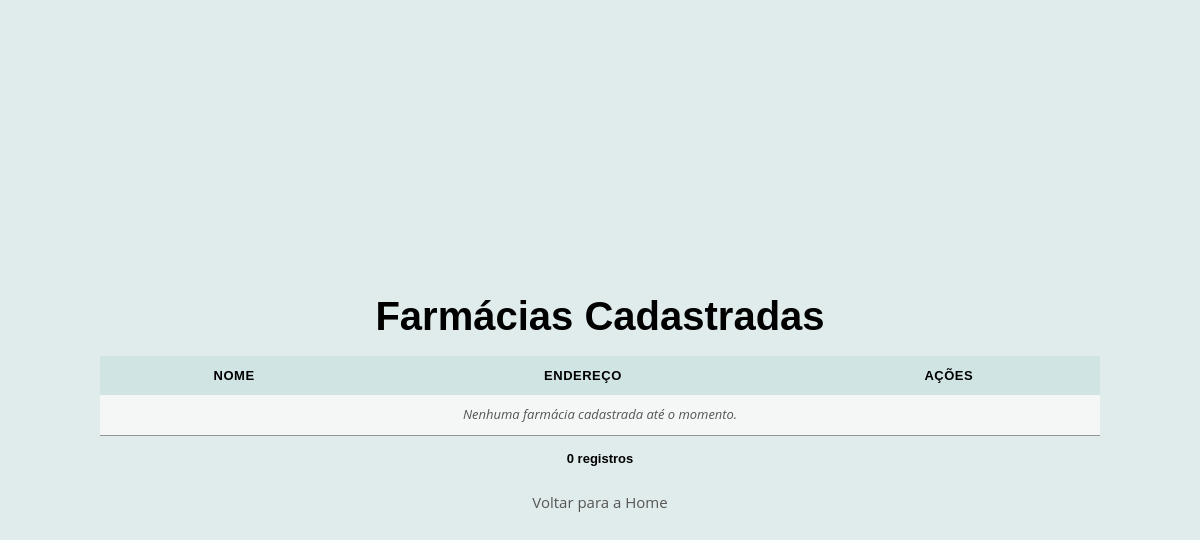
The page /farmacia/listar/ on the database as committed earlier.
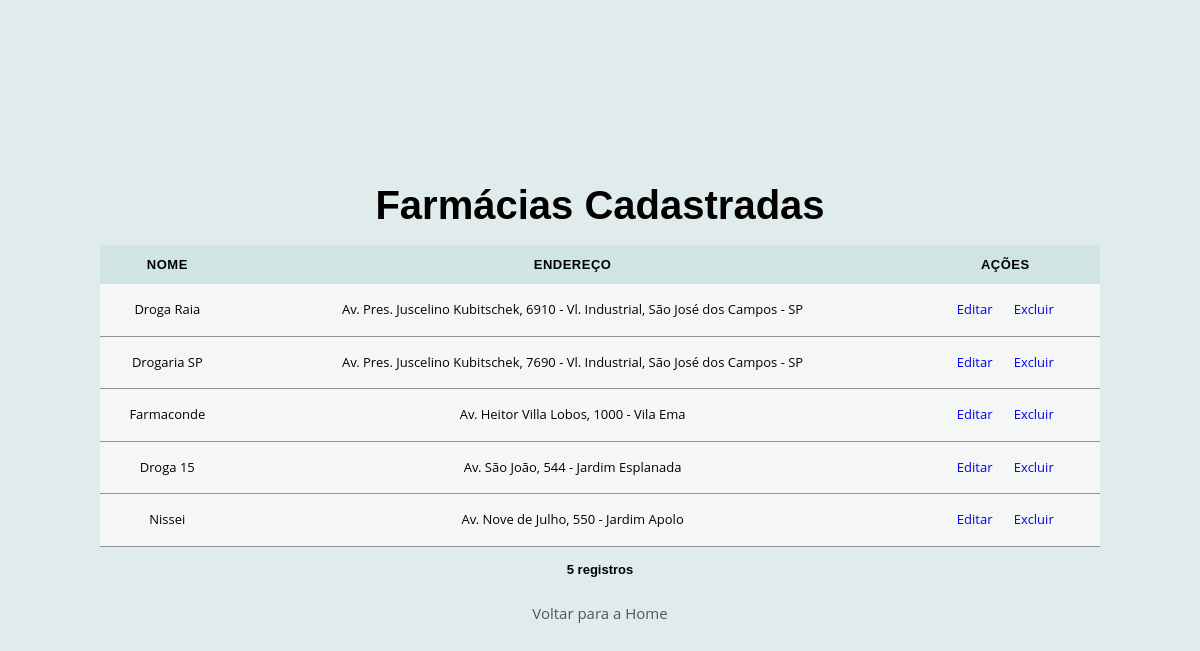
The same page on the database as committed later.
### farmacia/models.py (models this page shows, shortened)
class Farmacia(models.Model):
    nome = models.CharField('Nome', max_length=100, unique=True)
    endereco = models.CharField('Endereço', max_length=255)
    class Meta:
        constraints = [
            models.UniqueConstraint(
                fields=['nome', 'endereco'],
                name='unique_farmacia_endereco'
            )
        ]

### farmacia/views.py (the view)
# urls.py: path('listar/', views.listar, name='listar'),
def listar(request):
    farmacias = Farmacia.objects.all()
    return render(
        request, 'farmacia/listar.html', {'farmacias': farmacias})

### farmacia/templates/farmacia/listar.html (shortened to what this page needs)
{% load static %}
<!DOCTYPE html>
<html lang="pt-BR">
  <head>
    <link rel="stylesheet" href="{% static 'css/global.css' %}">
    <link rel="stylesheet" href="{% static 'css/forms.css' %}">
    <link rel="stylesheet" href="{% static 'css/tables.css' %}">
  </head>
  <body id="body" class="main-bg main-content">
    <section id="lista-farmacias" class="main-content section-page">
      <div>
        <h3>Farmácias Cadastradas</h3>
      </div>
      <div>
        <table class="tabela">
          <thead>
            <tr>
              <th>Nome</th>
              <th>Endereço</th>
              <th>Ações</th>
            </tr>
          </thead>
          <tbody>
            {% for farmacia in farmacias %}
            <tr>
              <td>{{ farmacia.nome }}</td>
              <td>{{ farmacia.endereco }}</td>
              <td>
                <a href="{% url 'farmacia:atualizar' farmacia.id %}" class="btn-editar" onclick="return confirm('ATENÇÃO: Deseja realmente EDITAR a farmácia &quot;{{ farmacia.nome }}&quot;?')">Editar</a>
                <a href="{% url 'farmacia:deletar' farmacia.id %}" class="btn-excluir" onclick="return confirm('ATENÇÃO: Deseja realmente EXCLUIR a farmácia &quot;{{ farmacia.nome }}&quot;?')">Excluir</a>
              </td>
            </tr>
            {% empty %}
            <tr>
              <td colspan="3" class="td-colspan">Nenhuma farmácia cadastrada até o momento.</td>
            </tr>
            {% endfor %}
          </tbody>
        </table>
        <span class="span">{{ farmacias|length }} registros</span>
        <a href="{% url 'base:index' %}" class="link-voltar">Voltar para a Home</a>
      </div>
    </section>
  </body>
</html>

### base/static/css/global.css (style rules this page uses)
:root { --primary-color: #e0ebeb; --black: #000; --white: #fff; --gap: 6rem; }
* { margin: 0; padding: 0; box-sizing: border-box; }
html { font-size: 62.5%; scroll-behavior: smooth; scroll-snap-type: y mandatory; scroll-padding-top: 2rem; }
#body { font-family: "Open Sans", sans-serif; font-size: 1.6rem; line-height: 1.5; max-width: 100%; background-color: var(--primary-color); }
h1, h2, h3 { font-family: "Montserrat", sans-serif; }
h3 { font-size: 4rem; }
.main-bg { color: var(--black); }
.main-content { max-width: 100rem; margin: 0 auto; }
.section-page { min-height: 100vh; display: flex; flex-direction: column; justify-content: center; text-align: center; }

### base/static/css/forms.css (style rules this page uses)
:root { --success-color: #145924; --success-bg: #cce9d3; --success-border: #84ab8e; --error-color: #741720; --error-bg: #f3d4d6; --error-border: #cfaaad; }

### base/static/css/tables.css (style rules this page uses)
:root { --tabela-bg: #f5f6f6; --th-bg: #d1e4e4; --tr-hover-bg: #e5eeee; --td-border: #929595; --btn-border: #547474; --btn-hover: #2c4646; --color-link: #555555; --destaque-color: #2b8230; --destaque-bg: #daf7dd;; }
.tabela { width: 100%; border-collapse: collapse; margin: 1rem 0; font-family: 'Open Sans', sans-serif; font-size: 1.3rem; background-color: var(--tabela-bg); color: var(--back); }
.tabela th { background-color: var(--th-bg); color: var(--back); padding: 1rem; text-align: center; font-family: 'Montserrat', sans-serif; text-transform: uppercase; letter-spacing: .05rem; }
.tabela td { padding: 1rem; border-bottom: 0.1rem solid var(--td-border); vertical-align: middle; }
.span { display: block; padding: .3rem .8rem; margin-top: 1rem; margin-bottom: 1rem; border-radius: 4px; text-align: center; font-family: 'Montserrat', sans-serif; font-size: 1.3rem; font-weight: bold; }
.btn-editar, .btn-excluir { display: inline-block; text-align: center; margin: 0 3px; text-decoration: none; border: 1px solid transparent; border-radius: 4px; padding: 0.5rem 0.5rem; transition: all 300ms ease-in-out; }
.link-voltar { display: inline-block; margin-top: 1rem; text-decoration: none; font-size: 1.5rem; color: var(--color-link); }

Rows that differ between the two databases and show on the page:
added Farmacia: nome "Droga Raia", endereco "Av. Pres. Juscelino Kubitschek, 6910 - Vl. Industrial, São José dos Campos - SP"
added Farmacia: nome "Drogaria SP", endereco "Av. Pres. Juscelino Kubitschek, 7690 - Vl. Industrial, São José dos Campos - SP"
added Farmacia: nome "Farmaconde", endereco "Av. Heitor Villa Lobos, 1000 - Vila Ema"
added Farmacia: nome "Droga 15", endereco "Av. São João, 544 - Jardim Esplanada"
added Farmacia: nome "Nissei", endereco "Av. Nove de Julho, 550 - Jardim Apolo"
Other text that changed with them:
{{ farmacias|length }}: "0" → "5"
text no longer shown: "Nenhuma farmácia cadastrada até o momento."
